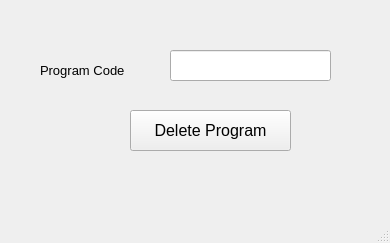
<?xml version="1.0" encoding="UTF-8"?>
<ui version="4.0">
 <class>deleteProgramWindow</class>
 <widget class="QMainWindow" name="deleteProgramWindow">
  <property name="geometry">
   <rect>
    <x>0</x>
    <y>0</y>
    <width>390</width>
    <height>243</height>
   </rect>
  </property>
  <property name="windowTitle">
   <string>Delete Program</string>
  </property>
  <widget class="QWidget" name="centralwidget">
   <widget class="QPushButton" name="deleteProgramSubmit">
    <property name="geometry">
     <rect>
      <x>130</x>
      <y>110</y>
      <width>161</width>
      <height>41</height>
     </rect>
    </property>
    <property name="font">
     <font>
      <pointsize>12</pointsize>
     </font>
    </property>
    <property name="text">
     <string>Delete Program</string>
    </property>
   </widget>
   <widget class="QLineEdit" name="programtDelete">
    <property name="geometry">
     <rect>
      <x>170</x>
      <y>50</y>
      <width>161</width>
      <height>31</height>
     </rect>
    </property>
    <property name="font">
     <font>
      <pointsize>10</pointsize>
     </font>
    </property>
   </widget>
   <widget class="QLabel" name="label">
    <property name="geometry">
     <rect>
      <x>40</x>
      <y>60</y>
      <width>111</width>
      <height>21</height>
     </rect>
    </property>
    <property name="font">
     <font>
      <pointsize>10</pointsize>
     </font>
    </property>
    <property name="text">
     <string>Program Code</string>
    </property>
   </widget>
  </widget>
  <widget class="QMenuBar" name="menubar">
   <property name="geometry">
    <rect>
     <x>0</x>
     <y>0</y>
     <width>390</width>
     <height>26</height>
    </rect>
   </property>
  </widget>
  <widget class="QStatusBar" name="statusbar"/>
 </widget>
 <resources/>
 <connections/>
</ui>
